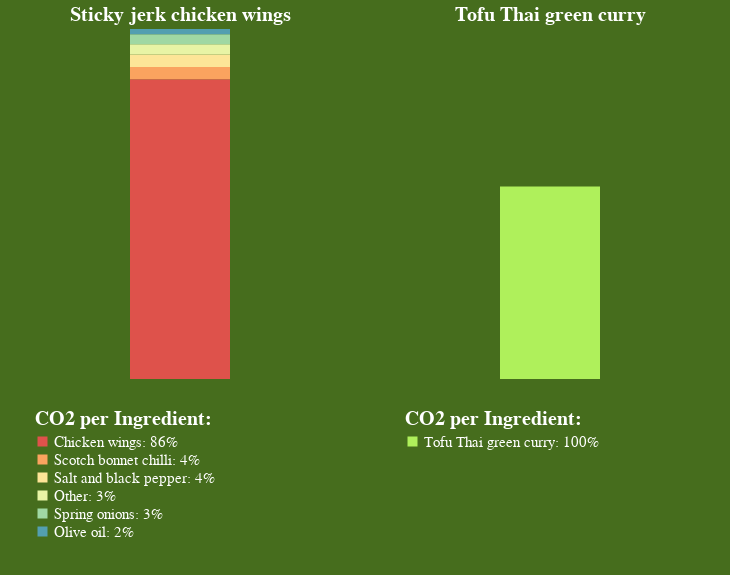

Notebook source saved alongside this figure:
### Code cell
waffleplot(out,rec)

### Figure 1 — Vega-Lite specification as saved in the notebook (floating-point values rounded to 4 significant figures)
{"config": {"view": {"continuousWidth": 400, "continuousHeight": 300, "strokeOpacity": 0}, "background": "#466d1d", "legend": {"direction": "vertical", "labelColor": "white", "labelFontSize": 15, "labelLimit": 0, "offset": 0, "orient": "bottom", "padding": 30, "titleColor": "white", "titleFont": "IBM Plex Mono", "titleFontSize": 20, "titleFontWeight": "bold", "titleLimit": 0}}, "hconcat": [{"data": {"name": "data-29c59879689263138ddbfca06e84aa4e"}, "mark": {"type": "bar", "size": 100}, "encoding": {"color": {"type": "nominal", "field": "CO2 per Ingredient:", "scale": {"domain": ["Chicken wings: 86%", "Scotch bonnet chilli: 4%", "Salt and black pepper: 4%", "Other: 3%", "Spring onions: 3%", "Olive oil: 2%"], "scheme": "spectral"}}, "opacity": {"condition": {"value": 1, "selection": "selector213"}, "value": 0.2}, "order": {"type": "nominal", "field": "impact", "sort": "descending"}, "y": {"type": "quantitative", "aggregate": "sum", "axis": null, "field": "impact", "scale": {"domain": [0, 2.365]}}}, "height": 350, "selection": {"selector213": {"type": "multi", "fields": ["CO2 per Ingredient:"], "bind": "legend"}}, "title": {"text": "Sticky jerk chicken wings", "color": "white", "fontSize": 20}, "width": 350}, {"data": {"name": "data-956ba8569c17afa7adb174f8ae891dbc"}, "mark": {"type": "bar", "color": "orange", "size": 100}, "encoding": {"color": {"type": "nominal", "field": "CO2 per Ingredient:", "scale": {"scheme": "rainbow"}}, "opacity": {"condition": {"value": 1, "selection": "selector213"}, "value": 0.2}, "y": {"type": "quantitative", "aggregate": "sum", "axis": null, "field": "impact", "scale": {"domain": [0, 2.365]}}}, "height": 350, "title": {"text": "Tofu Thai green curry", "color": "white", "fontSize": 20}, "width": 350}], "resolve": {"scale": {"color": "independent"}}, "$schema": "https://vega.github.io/schema/vega-lite/v4.8.1.json", "datasets": {"data-29c59879689263138ddbfca06e84aa4e": [{"Ingredients": "Chicken wings", "impact": 2.025, "CO2 per Ingredient:": "Chicken wings: 86%", "source": "Sticky jerk chicken wings"}, {"Ingredients": "Scotch bonnet chilli", "impact": 0.084, "CO2 per Ingredient:": "Scotch bonnet chilli: 4%", "source": "Sticky jerk chicken wings"}, {"Ingredients": "Salt and black pepper", "impact": 0.084, "CO2 per Ingredient:": "Salt and black pepper: 4%", "source": "Sticky jerk chicken wings"}, {"Ingredients": "Other", "impact": 0.06828, "CO2 per Ingredient:": "Other: 3%", "source": "Sticky jerk chicken wings"}, {"Ingredients": "Spring onions", "impact": 0.068, "CO2 per Ingredient:": "Spring onions: 3%", "source": "Sticky jerk chicken wings"}, {"Ingredients": "Olive oil", "impact": 0.0357, "CO2 per Ingredient:": "Olive oil: 2%", "source": "Sticky jerk chicken wings"}], "data-956ba8569c17afa7adb174f8ae891dbc": [{"Ingredients": "All", "impact": 1.3, "CO2 per Ingredient:": "Tofu Thai green curry: 100%", "source": "Tofu Thai green curry"}]}}
